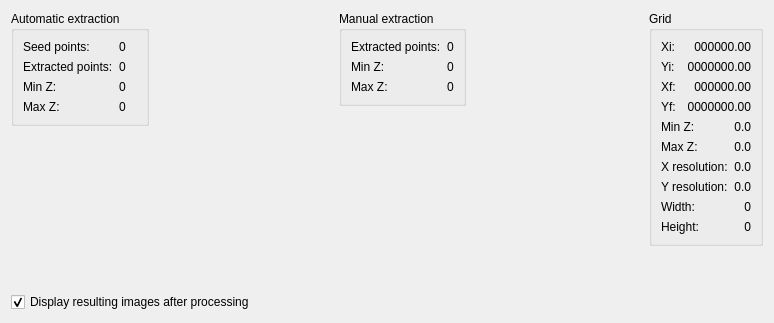
     <widget class="QWidget" name="tab_7">
      <attribute name="title">
       <string>Main</string>
      </attribute>
      <layout class="QGridLayout" name="gridLayout_21">
       <item row="0" column="0">
        <layout class="QVBoxLayout" name="verticalLayout">
         <item>
          <widget class="QGroupBox" name="groupBox_8">
           <property name="title">
            <string>Automatic extraction</string>
           </property>
           <layout class="QGridLayout" name="gridLayout_16">
            <item row="0" column="0">
             <widget class="QLabel" name="label_31">
              <property name="text">
               <string>Seed points:</string>
              </property>
             </widget>
            </item>
            <item row="0" column="1">
             <widget class="QLabel" name="seedPointsLabel">
              <property name="text">
               <string>0</string>
              </property>
             </widget>
            </item>
            <item row="1" column="0">
             <widget class="QLabel" name="label_32">
              <property name="text">
               <string>Extracted points:</string>
              </property>
             </widget>
            </item>
            <item row="1" column="1">
             <widget class="QLabel" name="automaticPointsLabel">
              <property name="text">
               <string>0</string>
              </property>
             </widget>
            </item>
            <item row="2" column="0">
             <widget class="QLabel" name="label_34">
              <property name="text">
               <string>Min Z:</string>
              </property>
             </widget>
            </item>
            <item row="2" column="1">
             <widget class="QLabel" name="autoMinZLabel">
              <property name="text">
               <string>0</string>
              </property>
             </widget>
            </item>
            <item row="3" column="0">
             <widget class="QLabel" name="label_35">
              <property name="text">
               <string>Max Z:</string>
              </property>
             </widget>
            </item>
            <item row="3" column="1">
             <widget class="QLabel" name="autoMaxZLabel">
              <property name="text">
               <string>0</string>
              </property>
             </widget>
            </item>
           </layout>
          </widget>
         </item>
         <item>
          <spacer name="verticalSpacer_7">
           <property name="orientation">
            <enum>Qt::Vertical</enum>
           </property>
           <property name="sizeHint" stdset="0">
            <size>
             <width>20</width>
             <height>40</height>
            </size>
           </property>
          </spacer>
         </item>
        </layout>
       </item>
       <item row="0" column="1">
        <spacer name="horizontalSpacer_23">
         <property name="orientation">
          <enum>Qt::Horizontal</enum>
         </property>
         <property name="sizeHint" stdset="0">
          <size>
           <width>178</width>
           <height>20</height>
          </size>
         </property>
        </spacer>
       </item>
       <item row="0" column="2">
        <layout class="QVBoxLayout" name="verticalLayout_2">
         <item>
          <widget class="QGroupBox" name="groupBox_9">
           <property name="title">
            <string>Manual extraction</string>
           </property>
           <layout class="QGridLayout" name="gridLayout_17">
            <item row="0" column="0">
             <widget class="QLabel" name="label_33">
              <property name="text">
               <string>Extracted points:</string>
              </property>
             </widget>
            </item>
            <item row="0" column="1">
             <widget class="QLabel" name="manualPointsLabel">
              <property name="text">
               <string>0</string>
              </property>
             </widget>
            </item>
            <item row="1" column="0">
             <widget class="QLabel" name="label_36">
              <property name="text">
               <string>Min Z:</string>
              </property>
             </widget>
            </item>
            <item row="1" column="1">
             <widget class="QLabel" name="manualMinZLabel">
              <property name="text">
               <string>0</string>
              </property>
             </widget>
            </item>
            <item row="2" column="0">
             <widget class="QLabel" name="label_37">
              <property name="text">
               <string>Max Z:</string>
              </property>
             </widget>
            </item>
            <item row="2" column="1">
             <widget class="QLabel" name="manualMaxZLabel">
              <property name="text">
               <string>0</string>
              </property>
             </widget>
            </item>
           </layout>
          </widget>
         </item>
         <item>
          <spacer name="verticalSpacer_8">
           <property name="orientation">
            <enum>Qt::Vertical</enum>
           </property>
           <property name="sizeHint" stdset="0">
            <size>
             <width>20</width>
             <height>40</height>
            </size>
           </property>
          </spacer>
         </item>
        </layout>
       </item>
       <item row="0" column="3" rowspan="2">
        <spacer name="horizontalSpacer_24">
         <property name="orientation">
          <enum>Qt::Horizontal</enum>
         </property>
         <property name="sizeHint" stdset="0">
          <size>
           <width>177</width>
           <height>20</height>
          </size>
         </property>
        </spacer>
       </item>
       <item row="0" column="4">
        <layout class="QVBoxLayout" name="verticalLayout_3">
         <item>
          <widget class="QGroupBox" name="groupBox_10">
           <property name="title">
            <string>Grid</string>
           </property>
           <layout class="QGridLayout" name="gridLayout_19">
            <item row="0" column="0">
             <layout class="QHBoxLayout" name="horizontalLayout_9">
              <item>
               <widget class="QLabel" name="label_39">
                <property name="text">
                 <string>Xi:</string>
                </property>
               </widget>
              </item>
              <item>
               <widget class="QLabel" name="XiLabel">
                <property name="text">
                 <string>000000.00</string>
                </property>
                <property name="alignment">
                 <set>Qt::AlignRight|Qt::AlignTrailing|Qt::AlignVCenter</set>
                </property>
               </widget>
              </item>
             </layout>
            </item>
            <item row="1" column="0">
             <layout class="QHBoxLayout" name="horizontalLayout_10">
              <item>
               <widget class="QLabel" name="label_45">
                <property name="text">
                 <string>Yi:</string>
                </property>
               </widget>
              </item>
              <item>
               <widget class="QLabel" name="YiLabel">
                <property name="text">
                 <string>0000000.00</string>
                </property>
                <property name="alignment">
                 <set>Qt::AlignRight|Qt::AlignTrailing|Qt::AlignVCenter</set>
                </property>
               </widget>
              </item>
             </layout>
            </item>
            <item row="2" column="0">
             <layout class="QHBoxLayout" name="horizontalLayout_11">
              <item>
               <widget class="QLabel" name="label_46">
                <property name="text">
                 <string>Xf:</string>
                </property>
               </widget>
              </item>
              <item>
               <widget class="QLabel" name="XfLabel">
                <property name="text">
                 <string>000000.00</string>
                </property>
                <property name="alignment">
                 <set>Qt::AlignRight|Qt::AlignTrailing|Qt::AlignVCenter</set>
                </property>
               </widget>
              </item>
             </layout>
            </item>
            <item row="3" column="0">
             <layout class="QHBoxLayout" name="horizontalLayout_12">
              <item>
               <widget class="QLabel" name="label_47">
                <property name="text">
                 <string>Yf:</string>
                </property>
               </widget>
              </item>
              <item>
               <widget class="QLabel" name="YfLabel">
                <property name="text">
                 <string>0000000.00</string>
                </property>
                <property name="alignment">
                 <set>Qt::AlignRight|Qt::AlignTrailing|Qt::AlignVCenter</set>
                </property>
               </widget>
              </item>
             </layout>
            </item>
            <item row="4" column="0">
             <layout class="QHBoxLayout" name="horizontalLayout_13">
              <item>
               <widget class="QLabel" name="label_40">
                <property name="text">
                 <string>Min Z:</string>
                </property>
               </widget>
              </item>
              <item>
               <widget class="QLabel" name="gridMinZLabel">
                <property name="text">
                 <string>0.0</string>
                </property>
                <property name="alignment">
                 <set>Qt::AlignRight|Qt::AlignTrailing|Qt::AlignVCenter</set>
                </property>
               </widget>
              </item>
             </layout>
            </item>
            <item row="5" column="0">
             <layout class="QHBoxLayout" name="horizontalLayout_14">
              <item>
               <widget class="QLabel" name="label_41">
                <property name="text">
                 <string>Max Z:</string>
                </property>
               </widget>
              </item>
              <item>
               <widget class="QLabel" name="gridMaxZLabel">
                <property name="text">
                 <string>0.0</string>
                </property>
                <property name="alignment">
                 <set>Qt::AlignRight|Qt::AlignTrailing|Qt::AlignVCenter</set>
                </property>
               </widget>
              </item>
             </layout>
            </item>
            <item row="6" column="0">
             <layout class="QHBoxLayout" name="horizontalLayout_15">
              <item>
               <widget class="QLabel" name="label_48">
                <property name="text">
                 <string>X resolution:</string>
                </property>
               </widget>
              </item>
              <item>
               <widget class="QLabel" name="XiLabel_2">
                <property name="text">
                 <string>0.0</string>
                </property>
                <property name="alignment">
                 <set>Qt::AlignRight|Qt::AlignTrailing|Qt::AlignVCenter</set>
                </property>
               </widget>
              </item>
             </layout>
            </item>
            <item row="7" column="0">
             <layout class="QHBoxLayout" name="horizontalLayout_16">
              <item>
               <widget class="QLabel" name="label_49">
                <property name="text">
                 <string>Y resolution:</string>
                </property>
               </widget>
              </item>
              <item>
               <widget class="QLabel" name="YiLabel_2">
                <property name="text">
                 <string>0.0</string>
                </property>
                <property name="alignment">
                 <set>Qt::AlignRight|Qt::AlignTrailing|Qt::AlignVCenter</set>
                </property>
               </widget>
              </item>
             </layout>
            </item>
            <item row="8" column="0">
             <layout class="QHBoxLayout" name="horizontalLayout_17">
              <item>
               <widget class="QLabel" name="label_50">
                <property name="text">
                 <string>Width:</string>
                </property>
               </widget>
              </item>
              <item>
               <widget class="QLabel" name="XiLabel_3">
                <property name="text">
                 <string>0</string>
                </property>
                <property name="alignment">
                 <set>Qt::AlignRight|Qt::AlignTrailing|Qt::AlignVCenter</set>
                </property>
               </widget>
              </item>
             </layout>
            </item>
            <item row="9" column="0">
             <layout class="QHBoxLayout" name="horizontalLayout_18">
              <item>
               <widget class="QLabel" name="label_51">
                <property name="text">
                 <string>Height:</string>
                </property>
               </widget>
              </item>
              <item>
               <widget class="QLabel" name="YiLabel_3">
                <property name="text">
                 <string>0</string>
                </property>
                <property name="alignment">
                 <set>Qt::AlignRight|Qt::AlignTrailing|Qt::AlignVCenter</set>
                </property>
               </widget>
              </item>
             </layout>
            </item>
           </layout>
          </widget>
         </item>
         <item>
          <spacer name="verticalSpacer_9">
           <property name="orientation">
            <enum>Qt::Vertical</enum>
           </property>
           <property name="sizeHint" stdset="0">
            <size>
             <width>20</width>
             <height>40</height>
            </size>
           </property>
          </spacer>
         </item>
        </layout>
       </item>
       <item row="1" column="0" colspan="3">
        <widget class="QCheckBox" name="checkBox_3">
         <property name="text">
          <string>Display resulting images after processing</string>
         </property>
         <property name="checked">
          <bool>true</bool>
         </property>
        </widget>
       </item>
      </layout>
     </widget>
